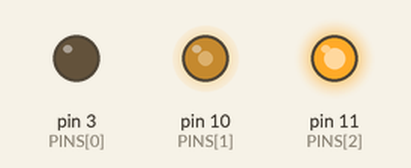
A sketch run on a simulated Arduino Uno, built with avr-gcc and run on an emulated ATmega328P. On the bench: output pins drawn as LEDs (lit = HIGH).

Above: at 1.55 s.
At 3.05 s:
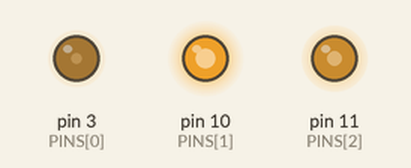
At 4.6 s:
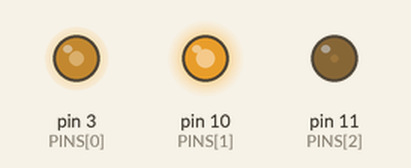
At 7.65 s:
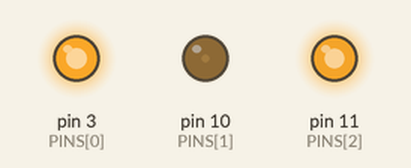
At 10.6 s:
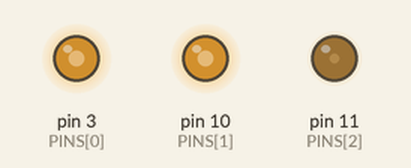
At 13.75 s:
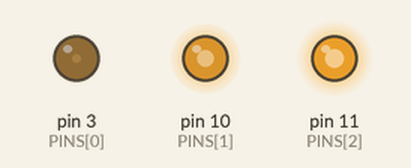
Timing chart, 0 to 18.2 s (numbered marks = the images above):
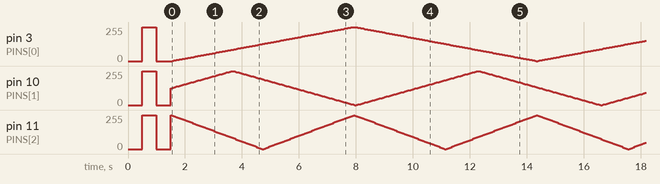

The sketch:

voltmeter_test.ino
```cpp
const int NUM_PINS = 3;
const int PINS[] = {3, 10, 11};
const int SLEEP_TIME = 50;

float values[] = {0, 127, 255};
float deltas[] = {2, 3, -4};

void setup() {
    for (int i = 0; i < NUM_PINS; i++) {
        pinMode(PINS[i], OUTPUT);
        analogWrite(PINS[i], 0);
    }
    delay(500);
    for (int i = 0; i < NUM_PINS; i++) {
        analogWrite(PINS[i], 255);
    }
    delay(500);
    for (int i = 0; i < NUM_PINS; i++) {
        analogWrite(PINS[i], 0);
    }
    delay(500);
}

void loop() {
    for (int i = 0; i < NUM_PINS; i++) {
        analogWrite(PINS[i], constrain(values[i], 0, 255));
        values[i] += deltas[i];
        if (values[i] >= 255 || values[i] <= 0) {
            deltas[i] *= -1;
        }
    }
    delay(SLEEP_TIME);
}
```
